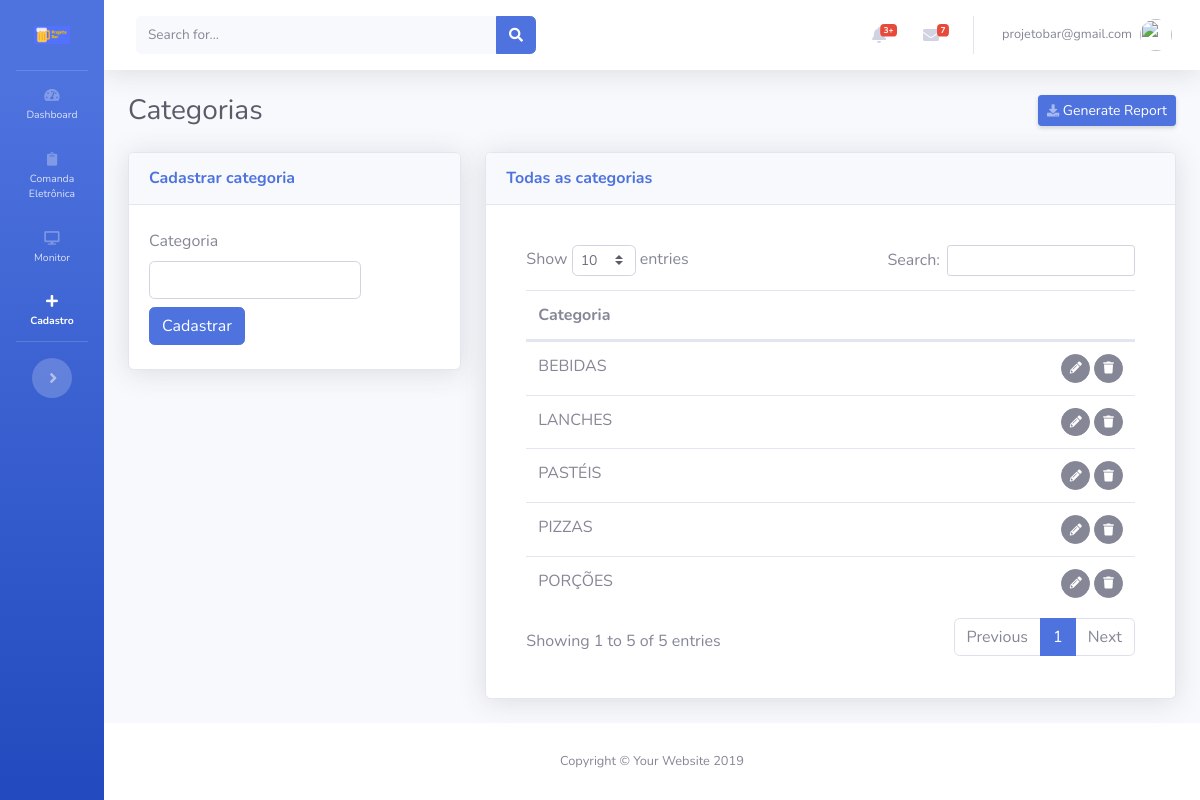
The app's page /views/categorias/Cadastrar.php (signed in) with its own data.
### tables this page shows
CREATE TABLE IF NOT EXISTS `categorias` (
  `id` int(11) NOT NULL AUTO_INCREMENT,
  `categoria` varchar(200) NOT NULL,
  `usuario` int(11) NOT NULL COMMENT 'FK',
  `cadastro` datetime NOT NULL,
  `modificado` datetime NOT NULL,
  PRIMARY KEY (`id`)
);

### views/categorias/templates/FormularioExibir.php (the view, shortened to what this page needs)
<div class="card shadow mb-12">
  <div class="card-header py-3">
    <h6 class="m-0 font-weight-bold text-primary">Todas as categorias</h6>
  </div>
  <div class="card-body">
    <?php
    $sql="SELECT * FROM categorias ORDER BY categoria ASC";
    if ($result=mysqli_query($conecta,$sql))
    {
      ?>
      <div class="card-body">
        <div class="table-responsive">
          <table class="table cell-border table-hover" id="dataTable" width="100%" cellspacing="0">
            <thead>
              <tr>
                <th colspan="2">Categoria</th>
              </tr>
            </thead>
            <tfoot>
              <tbody>
                <?php
                while ($row=mysqli_fetch_assoc($result))
                {
                 ?>
                 <tr>
                  <td>
                    <?php echo $row['categoria'];?>
                  </td>
                  <td align="right">
                    <span id="acoes">
                      <button class="btn btn-secondary btn-circle btn-sm botaoEditarCategoriaTransicao" idcategoria="<?=$row['id']?>">
                        <i class="fas fa-pencil-alt"></i></button>
                        <button class="btn btn-secondary btn-circle btn-sm botaoVerificaProdutosVinculados"  idcategoria="<?=$row['id']?>"> <i class="fas fa-trash"></i>
                        </span>
                      </td>
                    </tr>
                    <?php
                  }
                  ?>
                </tbody>
              </table>
            </div>
          </div>
          <?php
        }
        ?>
      </div>
    </div>

### records on screen
categorias: categoria "BEBIDAS"
categorias: categoria "LANCHES"
categorias: categoria "PASTÉIS"
categorias: categoria "PIZZAS"
categorias: categoria "PORÇÕES"

### other values on screen
$_SESSION['login'.$app_token] "projetobar@gmail.com"
$app_page_name "Categorias"
